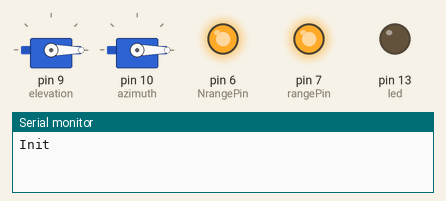
The program below on a simulated Arduino Nano, built with avr-gcc and run on an emulated ATmega328P. Parts: 2 × servo, output pins drawn as LEDs (lit = HIGH), the last lines printed to the serial monitor. Dashed ring = blinking.

Above: at 0.1 s.
At 5.1 s:
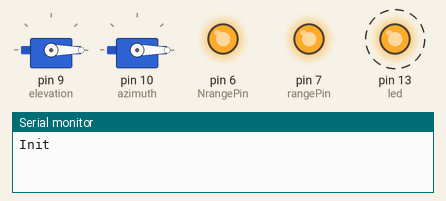
At 44.9 s:
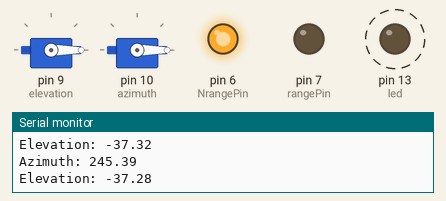
Timing chart, 0 to 45.0 s (numbered marks = the images above):
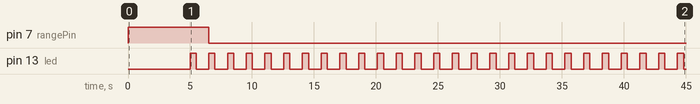

Measured:
- by itself, pin 7 (rangePin): HIGH → LOW at 6.5 s
- by itself, pin 13 (led): alternates HIGH for 0.50 s and LOW for 1.0 s

The program:

main.cpp
```cpp
// OE5RNL


#include <Arduino.h>

#include <TimeLib.h>
#include "p13.h"
#include <Servo.h>

Servo elevation;
Servo azimuth;

// Current UTC [NOT LOCAL TIME]
int CurrentHour   = 22;
int CurrentMin    = 38;
int CurrentSec    = 00;
int CurrentDay    = 9;
int CurrentMonth  = 7;
int CurrentYear   = 2022;

// get iss tle data
// https://celestrak.org/NORAD/elements/gp.php?CATNR=25544

const char *tleName = "ISS (ZARYA)";
const char *tlel1   = "1 25544U 98067A   22190.57969253  .00066610  00000+0  11684-2 0  9990";
const char *tlel2   = "2 25544  51.6423 225.6846 0004496 348.1835 130.6069 15.49916440348655";

// Set your Callsign and current location details
const char  *pcMyName = "test";     // Observer name
double       dMyLAT   = +48.2950;    // Latitude (Breitengrad): N -> +, S -> -
double       dMyLON   = +14.2812;    // Longitude (Längengrad): E -> +, W -> -
double       dMyALT   = 290.0;        // Altitude ASL (m)

int rangePin = 7;   // LED for in Range Indication
int NrangePin = 6;  // LED pin for Out of range indication

int epos = 0;
int apos = 0;

double dSatLAT  = 0; // Satellite latitude
double dSatLON  = 0; // Satellite longitude
double dSatAZ   = 0; // Satellite azimuth
double dSatEL   = 0; // Satellite elevation

char acBuffer[20]; // Buffer for ASCII time

int led = 13;
char buff[50];
int time = 0;

void setup()
{

  pinMode(led, OUTPUT);

  Serial.begin(9600);
  Serial.print("Init");

  setTime(CurrentHour,CurrentMin,CurrentSec,CurrentDay,CurrentMonth,CurrentYear);

  elevation.attach(9);
  azimuth.attach(10);

  elevation.write(epos);
  azimuth.write(apos);

  pinMode(NrangePin, OUTPUT);
  pinMode(rangePin, OUTPUT);

  digitalWrite(NrangePin, HIGH);
  digitalWrite(rangePin, HIGH);

  delay(5000);
}


void loop()
{
  digitalWrite(led, HIGH);
  delay(500);
  digitalWrite(led,LOW);
  delay(500);

  int iYear    = year();        // Set start year
  int iMonth   = month();       // Set start month
  int iDay     = day();         // Set start day
  int iHour    = hour();        // Set start hour [ substract -6 from current time ???]
  int iMinute  = minute();      // Set start minute
  int iSecond  = second();      // Set start second

  //P13Sun Sun;                                                       // Create object for the sun

  P13Observer MyQTH(pcMyName, dMyLAT, dMyLON, dMyALT);              // Set observer coordinates
  P13Satellite MySAT(tleName, tlel1, tlel2);                        // Create ISS data from TLE

  P13DateTime MyTime(iYear, iMonth, iDay, iHour, iMinute, iSecond); // Set start time for the prediction
  MyTime.ascii(acBuffer);             // Get time for prediction as ASCII string
  MySAT.predict(MyTime);              // Predict ISS for specific time

  //MySAT.latlon(dSatLAT, dSatLON);     // Get the rectangular coordinates
  MySAT.elaz(MyQTH, dSatEL, dSatAZ);  // Get azimut and elevation for MyQTH

  Serial.print("Azimuth: "); Serial.println(dSatAZ,2);
  Serial.print("Elevation: "); Serial.println(dSatEL,2);
  Serial.println("");

  delay(500);

  // Servo calculation
  epos = (int)dSatEL;
  apos = (int)dSatAZ;

  // Range Leds and Servo Position
  if (epos < 0) {
      digitalWrite(NrangePin, HIGH);
      digitalWrite(rangePin, LOW);
  } else {
      digitalWrite(NrangePin, LOW);
      digitalWrite(rangePin, HIGH);

      if(apos < 180) {
        apos = abs(180 - (apos));
        epos = 180-epos;

      } else {
        apos = (360-apos);
        epos = epos;
      }
      azimuth.write(apos);
      delay(15);
      elevation.write(epos);
  }
}
```

p13.h
```cpp
// (licence header left out)
#ifndef AioP13_H
#define AioP13_H

#if defined(ARDUINO) && ARDUINO >= 100
  #include "Arduino.h"
#else
  #include "WProgram.h"
#endif

#define P13_FRX 0
#define P13_FTX 1

void latlon2xy(int &p_ix, int &l_iy, double p_dlat, double p_dlon, const int p_ciMapMaxX, const int p_ciMapMaxY);

//----------------------------------------------------------------------

// here are a bunch of constants that will be used throughout the
// code, but which will probably not be helpful outside.

static const double g_scdRE   = 6378.137;                   // WGS-84 Earth ellipsoid
static const double g_scdFL   = 1.0 / 298.257224;           // -"-
static const double g_scdRP   = g_scdRE * (1.0 - g_scdFL);  // -

static const double g_scdGM   = 3.986E5;                    // Earth's Gravitational constant km^3/s^2
static const double g_scdJ2   = 1.08263E-3;                 // 2nd Zonal coeff, Earth's Gravity Field

static const double g_scdYM   = 365.25;                     // Mean Year,     days
static const double g_scdYT   = 365.2421896698;             // Tropical year, days
static const double g_scdWW   = 2.0 * PI / g_scdYT;         // Earth's rotation rate, rads/whole day
static const double g_scdWE   = 2.0 * PI + g_scdWW;         // Earth's rotation rate, radians/day
static const double g_scdW0   = g_scdWE / 86400.0;          // Earth's rotation rate, radians/sec

// Sidereal and Solar data. Rarely needs changing. Valid to year ~2030
static const double g_scdYG   = 2014.0;                     // GHAA, Year YG, Jan 0.0
static const double g_scdG0   = 99.5828;                    // -"-
static const double g_scdMAS0 = 356.4105;                   // MA Sun and rate, deg, deg/day
static const double g_scdMASD = 0.98560028;                 // -"-
static const double g_scdINS  = radians(23.4375);           // Sun's inclination
static const double g_scdCNS  = cos(g_scdINS);              // -"-
static const double g_scdSNS  = sin(g_scdINS);              // -"-
static const double g_scdEQC1 = 0.03340;                    // Sun's Equation of centre terms
static const double g_scdEQC2 = 0.00035;                    // -"-

static const double g_scdAU   = 149.597870700E6;            // 1 AU, mean range in km to the sun

//----------------------------------------------------------------------

// The original BASIC code used three variables (e.g. Ox, Oy, Oz) to
// represent a vector quantity.  I think that makes for slightly more
// obtuse code, so I going to collapse them into a single variable
// which is an array of three elements.

typedef double Vec3[3];

//----------------------------------------------------------------------

class P13DateTime {

public:
    const static uint8_t ascii_str_len = 19;

    long   c_lDN;
    double c_dTN;

    P13DateTime();
    P13DateTime(const P13DateTime &p_dt);
    P13DateTime(int p_iyear, int p_imonth, int p_iday, int p_ih, int p_im, int p_is);
    ~P13DateTime();

    void add(double p_ddays);
    void settime(int p_iyear, int p_imonth, int p_iday, int p_ih, int p_im, int p_is);
    void gettime(int &p_iyear, int &p_imon, int &p_iday, int &p_ih, int &p_im, int &p_is);
    void ascii(char *p_cbuf);
    void roundup(double p_dtime);
};


//----------------------------------------------------------------------

class P13Observer {

public:
    char *c_ccObsName;
    double c_dLA;
    double c_dLO;
    double c_dHT;

    Vec3 c_vecU, c_vecE, c_vecN, c_vecO, c_vecV;

    P13Observer(const char *p_ccnm, double p_dlat, double p_dlon, double p_dasl);
    ~P13Observer();
};


//----------------------------------------------------------------------

class P13Satellite {

public:
    char *c_ccSatName;

    Vec3 c_vecSAT, c_vecVEL;      // Celestial coordinates
    Vec3 c_vecS, c_vecV;          // Geocentric coordinates

    P13Satellite(const char *p_ccSatName, const char *p_ccl1, const char *p_ccl2);
    ~P13Satellite();

    void   tle(const char *p_ccSatName, const char *p_ccl1, const char *p_ccl2);
    void   predict(const P13DateTime &p_dt);
    void   latlon(double &p_dlat, double &p_dlon);
    void   elaz(const P13Observer &p_obs, double &p_del, double &p_daz);
    void   footprint(int p_aipoints[][2], int p_inumberofpoints, const int p_ciMapMaxX, const int p_ciMapMaxY, double &p_dsatlat, double &p_dsatlon);
    double doppler(double p_dfreqMHz, bool p_bodir);
    double dopplerOffset(double p_dfreqMHz);

private:
    long   cp_lN;       // Satellite calaog number
    long   cp_lYE;      // Epoch Year               year
    double cp_dTE;      // Epoch time               days
    double cp_dIN;      // Inclination              deg
    double cp_dRA;      // R.A.A.N.                 deg
    double cp_dEC;      // Eccentricity              -
    double cp_dWP;      // Arg perigee              deg
    double cp_dMA;      // Mean anomaly             deg
    double cp_dMM;      // Mean motion              rev/d
    double cp_dM2;      // Decay Rate               rev/d/d
    double cp_dRV;      // Orbit number              -
//    double cp_dALON;    // Sat attitude             deg
//    double cp_dALAT;    // Sat attitude             deg
    long   cp_lDE;      // Epoch Fraction of day

    // These values are stored, but could be calculated on the fly during calls to predict()
    // Classic space/time tradeoff

    double cp_dN0, cp_dA_0, cp_dB_0;
    double cp_dPC;
    double cp_dQD, cp_dWD, cp_dDC;

    double cp_dRS;      // Radius of satellite orbit
    double cp_dRR;      // Range rate for doppler calculation

};


//----------------------------------------------------------------------

class P13Sun {

public:
    Vec3 c_vecSUN, c_vecH;

    P13Sun();
    ~P13Sun();

    void predict(const P13DateTime &p_dt);
    void latlon(double &p_dlat, double &p_dlon);
    void elaz(const P13Observer &p_obs, double &p_del, double &p_daz);
    void footprint(int p_aipoints[][2], int p_inumberofpoints, const int p_ciMapMaxX, const int p_ciMapMaxY, double &p_dsunlat, double &p_dsunlon);
};

#endif  // AioP13_H
```

Source omitted: p13.cpp (26259 bytes)
